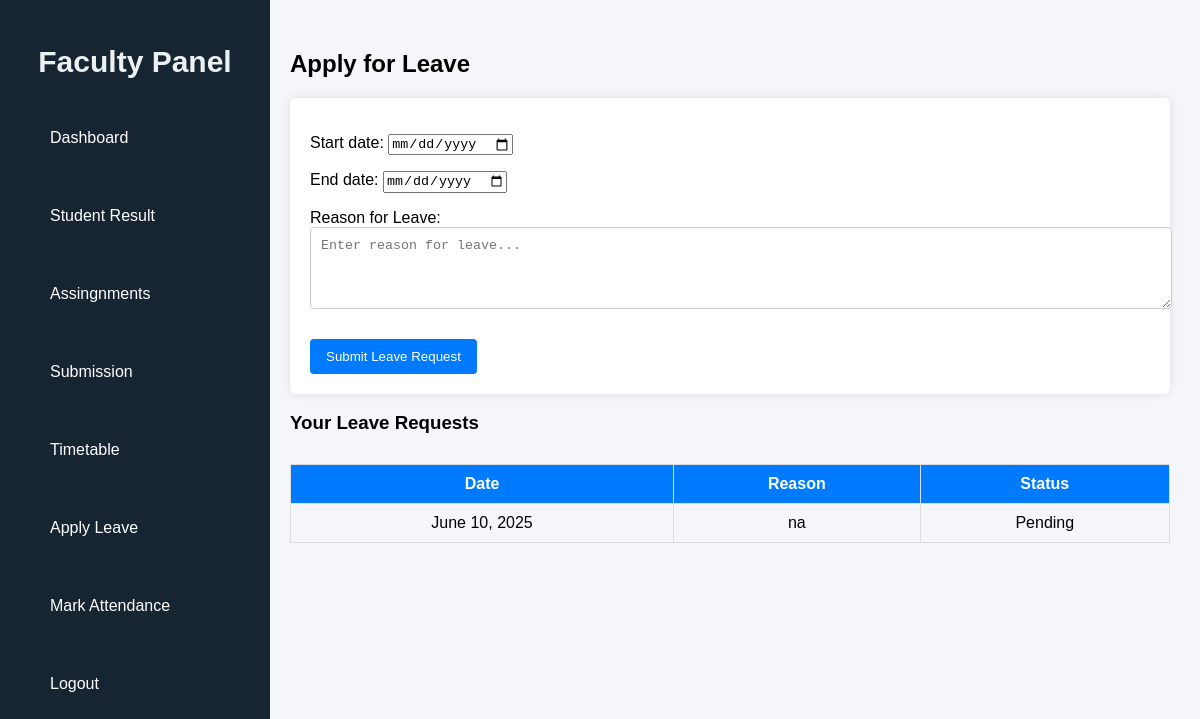
/faculty/leave/ (signed in), run on an earlier commit of the app's database.
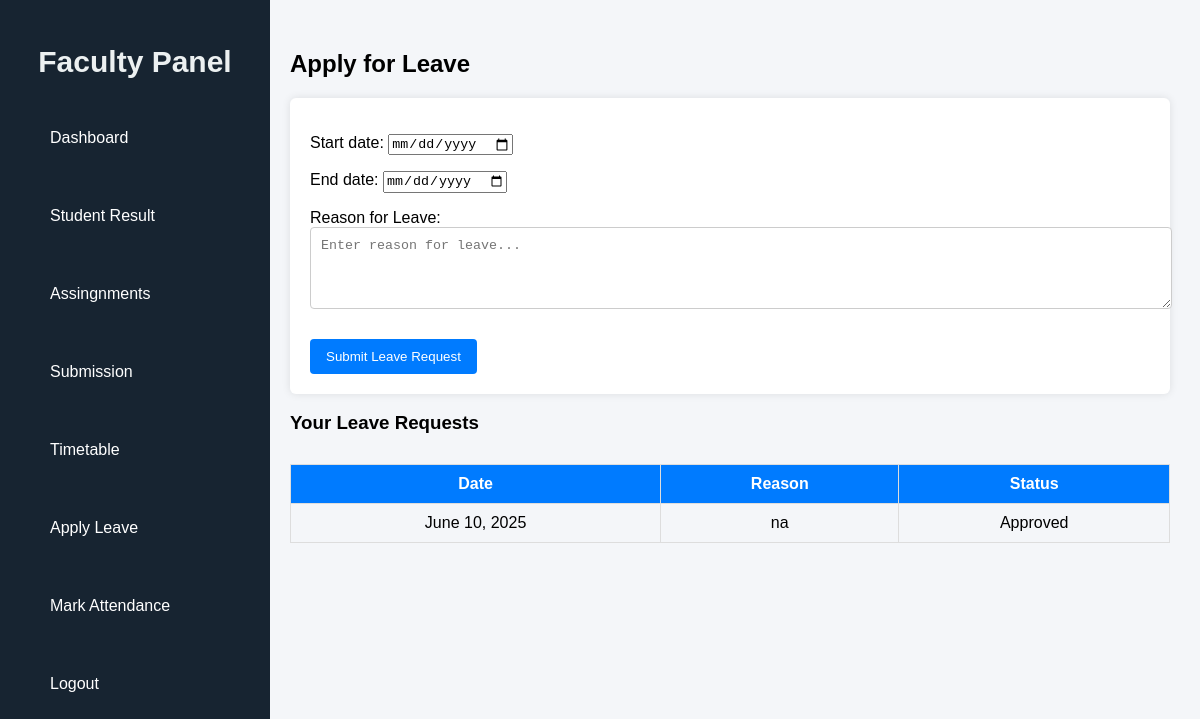
And on a later commit of the database.
### CMS/models.py (models this page shows, shortened)
class LeaveRequest(models.Model):
    USER_TYPE_CHOICES = (
        ('Faculty', 'Faculty'),
        ('Student', 'Student'),
    )
    user = models.ForeignKey('CustomUser', on_delete=models.CASCADE)
    user_type = models.CharField(max_length=10, choices=USER_TYPE_CHOICES)
    reason = models.TextField()
    status = models.CharField(
        max_length=10,
        choices=(('Pending', 'Pending'), ('Approved', 'Approved'), ('Rejected', 'Rejected')),
        default='Pending'
    )
    date = models.DateField(auto_now_add=True)
    start_date = models.DateField(null=True, blank=True)
    end_date = models.DateField(null=True, blank=True)

### CMS/views.py (the view)
# urls.py: path('faculty/leave/', views.apply_leave_fact, name='apply_leave_fact'),
@login_required
def apply_leave_fact(request):
    user = request.user
    if not hasattr(user, 'faculty'):
        return redirect('home')  # or show unauthorized
    if request.method == 'POST':
        form = LeaveRequestForm(request.POST)
        if form.is_valid():
            leave = form.save(commit=False)
            leave.user = user
            leave.user_type = 'Faculty'
            leave.save()
            return redirect('apply_leave_fact')  # redirect to same page or leave history
    else:
        form = LeaveRequestForm()
    leave_requests = LeaveRequest.objects.filter(user=user).order_by('-date')
    return render(request, 'faculty_apply_leave.html', {'form': form, 'leave_requests': leave_requests})

### CMS/forms.py
class LeaveRequestForm(forms.ModelForm):
    class Meta:
        model = LeaveRequest
        fields = ['start_date', 'end_date' , 'reason']
        widgets = {
            'reason': forms.Textarea(attrs={'class': 'form-control', 'rows': 4, 'placeholder': 'Enter reason for leave...'}),
            'start_date': forms.DateInput(attrs={'type': 'date','required': True}),
            'end_date': forms.DateInput(attrs={'type': 'date','required': True}),
        }
        labels = {
            'reason': 'Reason for Leave',
        }

### CMS/templates/faculty_apply_leave.html (shortened to what this page needs)
{% load static %}
<!DOCTYPE html>
<html>
<head>
    <link rel="stylesheet" href="{% static 'css/faculty_apply_leave.css' %}">
    <link rel="stylesheet" href="{% static 'css/student_sidebar.css' %}">
</head>
<body>
    <div class="manage-container">
        {% include 'faculty_sidebar.html' %}
        <div class="main-content">
            <h2>Apply for Leave</h2>
            <form method="POST">
                {{ form.as_p }}
                <button type="submit">Submit Leave Request</button>
            </form>
            <h3>Your Leave Requests</h3>
            <table>
                <thead>
                    <tr>
                        <th>Date</th>
                        <th>Reason</th>
                        <th>Status</th>
                    </tr>
                </thead>
                <tbody>
                    {% for leave in leave_requests %}
                    <tr>
                        <td>{{ leave.date }}</td>
                        <td>{{ leave.reason }}</td>
                        <td>{{ leave.status }}</td>
                    </tr>
                    {% empty %}
                    <tr>
                        <td colspan="3">No leave requests found.</td>
                    </tr>
                    {% endfor %}
                </tbody>
            </table>
        </div>
    </div>
</body>
</html>

What changed in the data, as far as the page shows it:
changed LeaveRequest "na": status "Pending" → "Approved"
